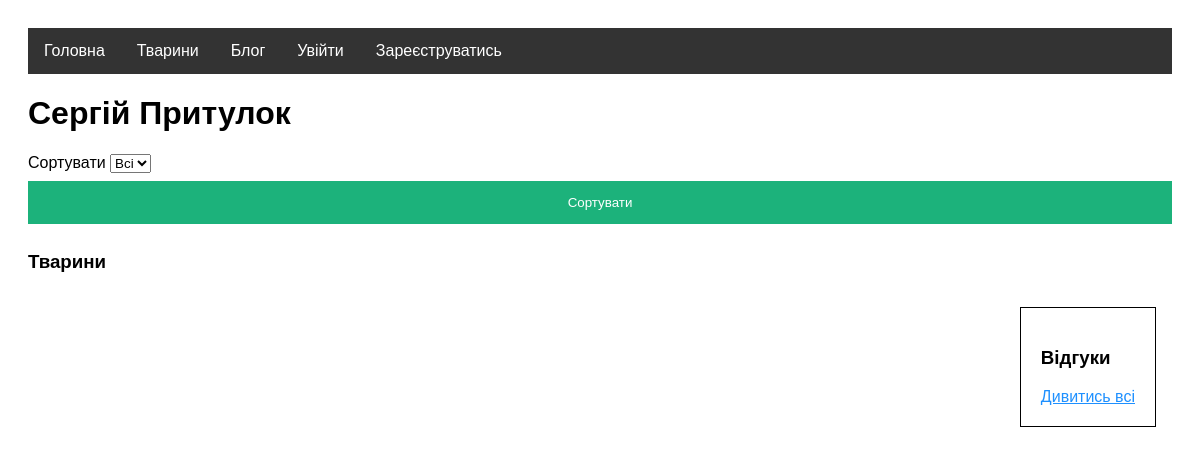
Before: /animals/ with the older database file.
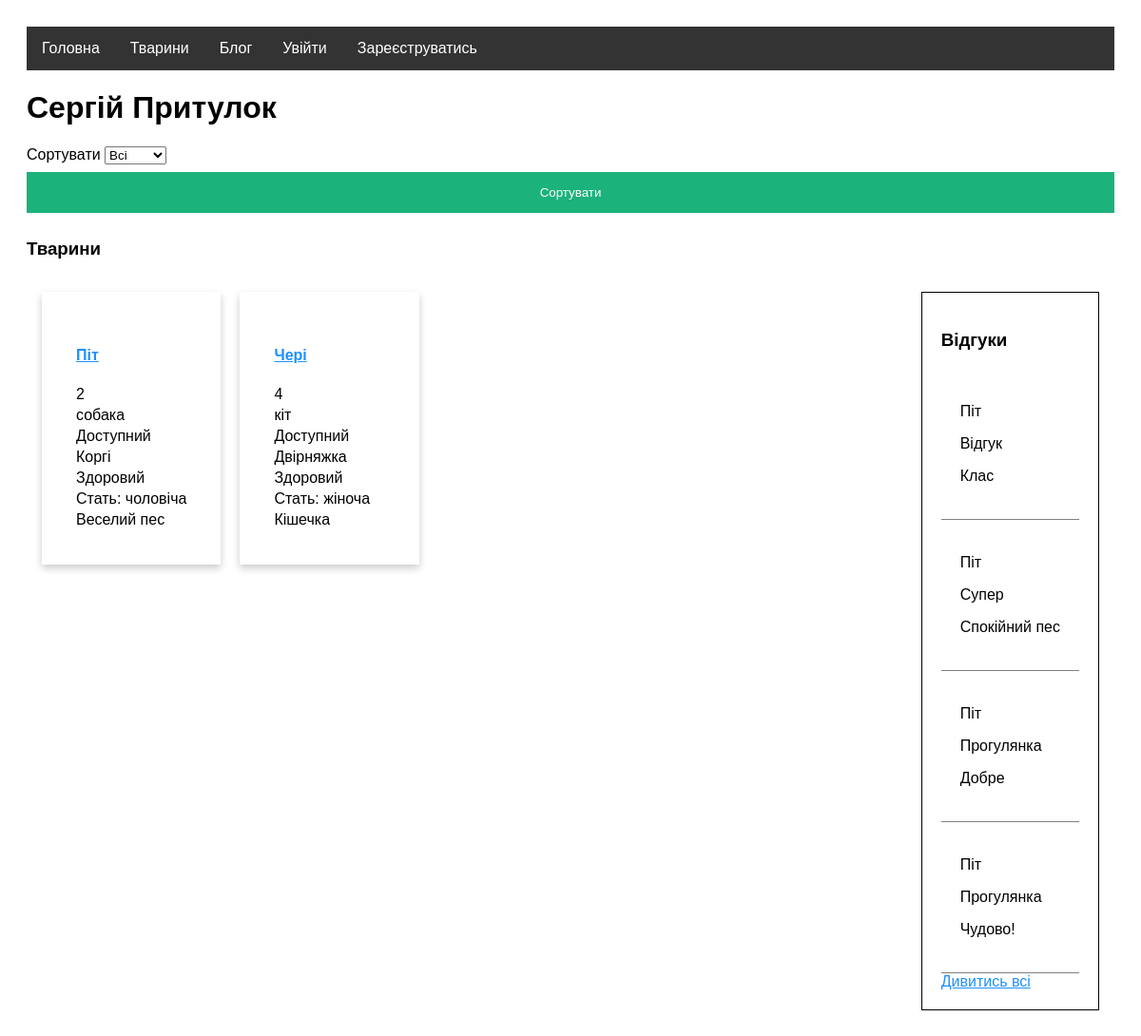
After: the same page with the newer database file.
### animals/models.py (models this page shows, shortened)
class Animal(models.Model):
    name = models.CharField(max_length=100)
    sex = models.BooleanField()
    age = models.IntegerField()
    breed = models.CharField(max_length=200)
    availability = models.BooleanField()
    description = models.TextField()
    healthy = models.BooleanField()
    animal_type = models.ForeignKey(AnimalType, on_delete=models.CASCADE)

class AnimalType(models.Model):
    type = models.CharField(max_length=200)
    def __str__(self):
        return self.type

class Feedback(models.Model):
    title = models.CharField(max_length=100)
    text = models.TextField()
    user_id = models.ForeignKey(User, on_delete=models.CASCADE)
    animal_id = models.ForeignKey(Animal, on_delete=models.CASCADE)

### animals/views.py (the view)
# urls.py: path('', views.get_all_animals, name='get_all_animals'),
def get_all_animals(request):
    types = animals.models.AnimalType.objects.all()
    type_filter = request.GET.get("type")
    if type_filter:
        animal_list = animals.models.Animal.objects.all().filter(animal_type__type=type_filter)
    else:
        animal_list = animals.models.Animal.objects.all()
    all_feedbacks = animals.models.Feedback.objects.all().order_by('-id')[:5]
    return render(request, 'animals/animals.html',
                  {"animal_list": animal_list, "all_feedbacks": all_feedbacks, 'types': types})

### templates/animals/animals.html (shortened to what this page needs)
{% extends 'base.html' %}
{% block content %}
    <div class="main-page">
                <form method="get">
                    <label for="type">Сортувати</label>
                    <select name="type" id="type">
                        <option value=''>Всі</option>
                    </select>
                    <button type="submit">Сортувати</button>
                </form>
            <h3>Тварини</h3>
        <div class="container">
            <div class="animals">
                {% for animal in animal_list %}
                    <div class="animal-card">
                      <div class="container">
                        <a href="/animals/{{ animal.id }}"><h4>{{ animal.name }}</h4></a>
                        <p>{{ animal.age }}</p>
                        <p>{{ animal.animal_type.type }}</p>
                        <p>{% if animal.availability %}
                            Доступний
                        {% else %}
                            Недоступний
                        {% endif %}</p>
                        <p>{{ animal.breed }}</p>
                        <p>
                            {% if animal.healthy %}
                                Здоровий
                            {% else %}
                                Має вади
                            {% endif %}
                        </p>
                        <p>{% if animal.sex %}
                            Стать: чоловіча
                        {% else %}
                            Стать: жіноча
                        {% endif %}</p>
                        <p>{{ animal.description }}</p>
                      </div>
                    </div>
                {% endfor %}
            </div>
            <div class="feedbacks">
                <h3>Відгуки</h3>
                {% for feedback in all_feedbacks.all|slice:"5" %}
                    <div class="feedback">
                        <p>{{ feedback.animal_id.name }}</p>
                        <p>{{ feedback.title }}</p>
                        <p>{{ feedback.text }}</p>
                    </div>
                {% endfor %}
                <a href="/animals/feedbacks">Дивитись всі</a>
            </div>
        </div>
    </div>
{% endblock %}

Changed rows visible on the page:
added Animal: name "Піт", age "2", animal_type.type "собака", availability "Доступний", breed "Коргі", healthy "Здоровий", sex "Стать: чоловіча", description "Веселий пес"
added Animal: name "Чері", age "4", animal_type.type "кіт", availability "Доступний", breed "Двірняжка", healthy "Здоровий", sex "Стать: жіноча", description "Кішечка"
added Feedback: animal_id.name "Піт", title "Відгук", text "Клас"
added Feedback: animal_id.name "Піт", title "Супер", text "Спокійний пес"
added Feedback: animal_id.name "Піт", title "Прогулянка", text "Добре"
added Feedback: animal_id.name "Піт", title "Прогулянка", text "Чудово!"
